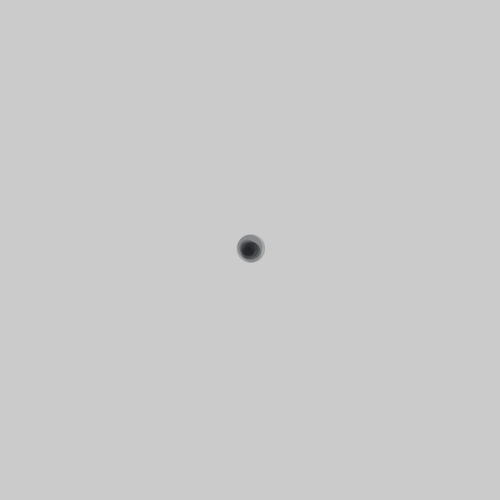
Frame 1 (no input)
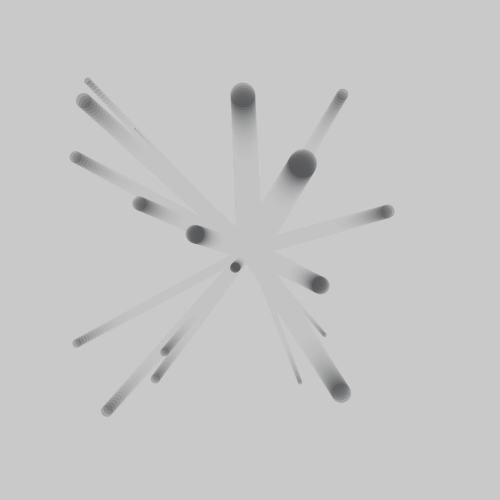
Frame 60 (the mouse pressed at the canvas centre just before this capture)
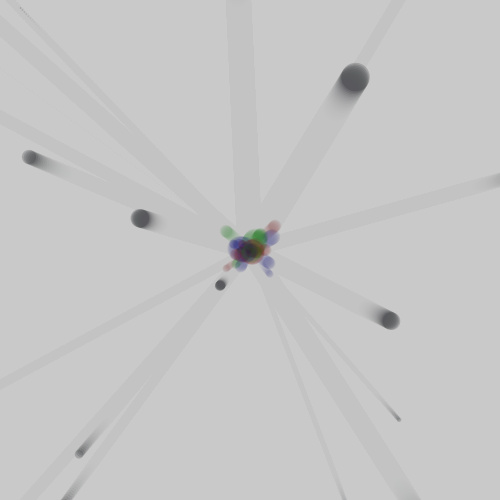
Frame 120 (the mouse held since frame 60 and released just before this capture)

The Processing sketch that drew these frames (run headless with seeded random() and noise(); from frame 60 on, the mouse is pressed at the canvas centre):

// Processing sketch: processing_41748
// ── processing_41748.pde

int numParticles = 20;


//create three arrays, one for each of the subclasses
Particle[] a = new Particle[numParticles];
Particle[] b = new Particle[numParticles];
Particle[] c = new Particle[numParticles];

void setup() {

  size(500,500);
  noStroke();
  smooth();
  //frameRate(20);
  for(int i = 0; i < a.length; i++) {
    
    //set velocity in setup alon with variables for x position, y position, sizes, and regeneration locations
    float velx = random(-3,3);
    float vely = random(-3,3);
    float radius = random(30);
    
    //determine which subclasses are drawn by each array
    a[i] = new redParticle(width/2,height/2,velx,vely,radius,width/2,height/2);
    b[i] = new greenParticle(width/2,height/2,velx,vely,radius,width/2,height/2);
    c[i] = new blueParticle(width/2,height/2,velx,vely,radius,width/2,height/2);
  }
}

void draw() {
  fill(200,36);
  rect(0,0,width,height);
  //filter(BLUR,5);
  blend(0,0,width,height,width,height,0,0,SUBTRACT);
  for(int i=0; i < a.length; i++) {

    //functions for the red particles
    a[i].update();
    a[i].display();
    a[i].regenerate();


    //functions for the green particles
    b[i].update();
    b[i].display();
    b[i].regenerate();

    //functions for the blue particles
    c[i].update();
    c[i].display();
    c[i].regenerate();
  }
}
























//creating the superclass that creates the location and variables for the particles
class Particle {
  float x,y;                            //x and y positions
  float vx,vy;                          //velocities
  float rad;                            //radius value
  float originX,originY;                //regeneration locations


  //constructor written to allow manipulation at the setup stage of the program
  Particle(float xpos, float ypos, float velx, float vely, float r, float ox, float oy) {
    x = xpos;
    y = ypos;
    vx = velx;
    vy = vely;
    rad = r;
    originX = ox;
    originY = oy;
  }


  //provides movement in the sketch by adding the velocities defined in setup to the x and y postions of the particles
  void update() {
    x += vx;
    y += vy;
  }


//main display options
  void display() {
    ellipse(x,y,rad,rad);
  }
  
//regenartion occur at each of the edges
  void regenerate() {
    if ((x > width + rad) || (x < -rad) || (y > height + rad) || (y < -rad)) {
      x = originX;
      y = originY;
      vx = random(-1.0, 1.0);
      vy = random(-1.0,1.0);
    }
  }
}





//red particle subclass
class redParticle extends Particle {

  redParticle(float xIn, float yIn, float vxIn, float vyIn, float r, float ox, float oy) {
    super(xIn,yIn,vxIn,vyIn,r,ox,oy);
    originX = ox;
    originY = oy;
  }

  void update() {
    x += vx;
    y += vy;
  }
//only differs in the display functions in comparison to the other two subclasses
  void display() {
    fill(100,0,0,20);
    ellipse(x,y,rad,rad);
  }
}

class greenParticle extends Particle {

  greenParticle(float xIn, float yIn, float vxIn, float vyIn, float r, float ox, float oy) {
    super(xIn,yIn,vxIn,vyIn,r,ox,oy);
    originX = ox;
    originY = oy;
  }

  void update() {
    x += vx;
    y += vy;
  }

  void display() {
    fill(0,100,0,20);
    ellipse(x,y,rad,rad);
  }
}

class blueParticle extends Particle {
  float originX, originY;

  blueParticle(float xIn, float yIn, float vxIn, float vyIn, float r, float ox, float oy) {
    super(xIn,yIn,vxIn,vyIn,r,ox,oy);
    originX = ox;
    originY = oy;
  }

  void update() {
    x += vx;
    y += vy;
  }

  void display() {
    fill(0,0,100,20);
    ellipse(x,y,rad,rad);
  }
}
